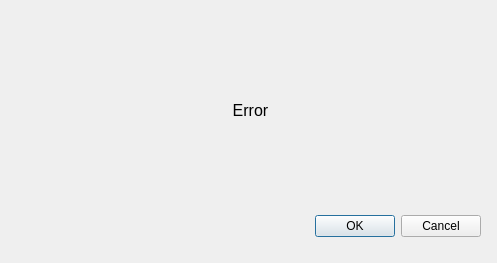
<?xml version="1.0" encoding="UTF-8"?>
<ui version="4.0">
 <class>Dialog</class>
 <widget class="QDialog" name="Dialog">
  <property name="geometry">
   <rect>
    <x>0</x>
    <y>0</y>
    <width>497</width>
    <height>263</height>
   </rect>
  </property>
  <property name="windowTitle">
   <string>Error</string>
  </property>
  <widget class="QDialogButtonBox" name="buttonBox">
   <property name="geometry">
    <rect>
     <x>10</x>
     <y>210</y>
     <width>471</width>
     <height>32</height>
    </rect>
   </property>
   <property name="orientation">
    <enum>Qt::Horizontal</enum>
   </property>
   <property name="standardButtons">
    <set>QDialogButtonBox::Cancel|QDialogButtonBox::Ok</set>
   </property>
  </widget>
  <widget class="QLabel" name="label">
   <property name="geometry">
    <rect>
     <x>30</x>
     <y>90</y>
     <width>441</width>
     <height>41</height>
    </rect>
   </property>
   <property name="font">
    <font>
     <pointsize>12</pointsize>
    </font>
   </property>
   <property name="text">
    <string>Error</string>
   </property>
   <property name="alignment">
    <set>Qt::AlignCenter</set>
   </property>
  </widget>
 </widget>
 <resources/>
 <connections>
  <connection>
   <sender>buttonBox</sender>
   <signal>accepted()</signal>
   <receiver>Dialog</receiver>
   <slot>accept()</slot>
   <hints>
    <hint type="sourcelabel">
     <x>248</x>
     <y>254</y>
    </hint>
    <hint type="destinationlabel">
     <x>157</x>
     <y>274</y>
    </hint>
   </hints>
  </connection>
  <connection>
   <sender>buttonBox</sender>
   <signal>rejected()</signal>
   <receiver>Dialog</receiver>
   <slot>reject()</slot>
   <hints>
    <hint type="sourcelabel">
     <x>316</x>
     <y>260</y>
    </hint>
    <hint type="destinationlabel">
     <x>286</x>
     <y>274</y>
    </hint>
   </hints>
  </connection>
 </connections>
</ui>
